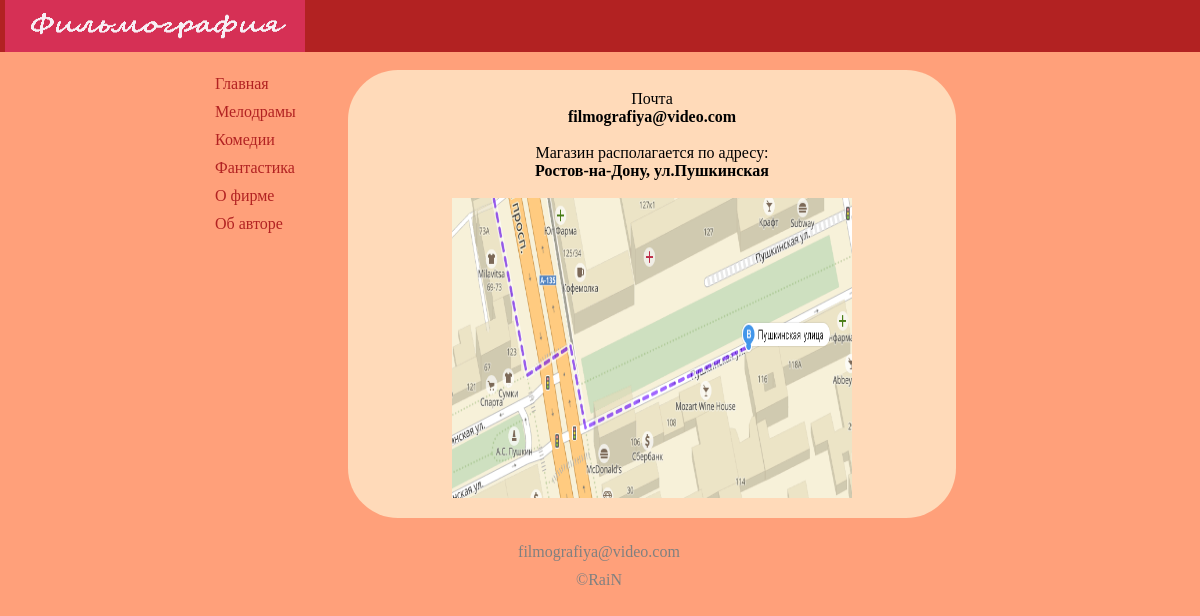
The page /?page=contacts on the database its author committed.
### tables this page shows
CREATE TABLE `pages` (
  `id` int(4) NOT NULL,
  `url` text NOT NULL,
  `title` text NOT NULL,
  `template` text NOT NULL,
  `content` text NOT NULL
);

CREATE TABLE `menu` (
  `id` int(4) NOT NULL,
  `link` text NOT NULL,
  `text` text NOT NULL
);

CREATE TABLE `templates` (
  `id` int(4) NOT NULL,
  `name` text NOT NULL,
  `structure` text NOT NULL,
  `body` text NOT NULL,
  `head_tags` text NOT NULL,
  `main` text NOT NULL,
  `head` text NOT NULL,
  `menu` text NOT NULL,
  `menu_item` text NOT NULL,
  `content` text NOT NULL,
  `item` text NOT NULL,
  `bottom` text NOT NULL
);

### scripts/functions.php (called while the page is built, shortened)
<?php
function getResult($query)
{
    $mysqli = new mysqli("localhost", "admin", "45654", "shop00");
    $mysqli->set_charset("utf8");
    $result = $mysqli->query($query);
    $result->data_seek(0);
    $row = $result->fetch_row();
    return $row[0];
}
function getResultItems($query)
{
    $mysqli = new mysqli("localhost", "admin", "45654", "shop00");
    $mysqli->set_charset("utf8");
    $result = $mysqli->query($query);
    return $result;
}
function getItemsMenu($template)
{
    $result = "";
    $teml_item = getResult("SELECT menu_item FROM `templates` WHERE `name`='" . $template . "'");
    $listAllItems = getResultItems("SELECT * FROM `menu`");
    for ($i = 0; $i < $listAllItems->num_rows; $i++) {
        $result = $result . $teml_item;
        $listAllItems->data_seek($i);
        $itemInfo = $listAllItems->fetch_row();
        $result = str_replace("[MENU_LINK]", $itemInfo[1], $result);
        $result = str_replace("[MENU_TEXT]", $itemInfo[2], $result);
    }
    return $result;
}

### index.php (called while the page is built)
<?php
include 'scripts/templater.php'
?>

### scripts/templater.php (the view, shortened to what this page needs)
<?php
include "functions.php";
if (empty($_GET))
    $page = "index";
else
    $page = $_GET["page"];
$template = getResult("SELECT template FROM `pages` WHERE `url`='" . $page . "'");
if (stristr($template, "admin")) {
    if (checkLogPassCookie()) {
        $structure = getResult("SELECT structure FROM `templates` WHERE `name`='" . $template . "'");
    } else {
        $structure = "Неправильный пароль";
        header('Location: http://localhost/shop/?page=auth');
    }
} else {
    $structure = getResult("SELECT structure FROM `templates` WHERE `name`='" . $template . "'");
}
$menuItems = getItemsMenu($template);
for ($i = 0; $i < 8; $i++) {
    $structure = str_replace("[HEAD_TAGS]", getResult("SELECT head_tags FROM `templates` WHERE `name`='" . $template . "'"), $structure);
    $structure = str_replace("[BODY]", getResult("SELECT body FROM `templates` WHERE `name`='" . $template . "'"), $structure);
    $structure = str_replace("[HEAD]", getResult("SELECT head FROM `templates` WHERE `name`='" . $template . "'"), $structure);
    $structure = str_replace("[MAIN]", getResult("SELECT main FROM `templates` WHERE `name`='" . $template . "'"), $structure);
    $structure = str_replace("[MENU]", getResult("SELECT menu FROM `templates` WHERE `name`='" . $template . "'"), $structure);
    $structure = str_replace("[CONTENT]", getResult("SELECT content FROM `templates` WHERE `name`='" . $template . "'"), $structure);
    $structure = str_replace("[BOTTOM]", getResult("SELECT bottom FROM `templates` WHERE `name`='" . $template . "'"), $structure);
    if ($_GET["page"] != "item")
        $structure = str_replace("[TEXT_CONTENT]", getResult("SELECT content FROM `pages` WHERE `url`='" . $page . "'"), $structure);
    else {
        $structure = str_replace("[TEXT_CONTENT]", getFullInfoItem(), $structure);
    }
    $structure = str_replace("[NAME_PAGE]", getResult("SELECT title FROM `pages` WHERE `url`='" . $page . "'"), $structure);
    $structure = str_replace("[MENU_ITEMS]", $menuItems, $structure);
}
echo $structure;

### mainer.css (style rules this page uses)
.main_style { background-color: #FFA07A; }
.main { width: 800px; margin: 60px auto 0 auto; }
.head_bg { width: 102%; height: 60px; float: left; margin: -68px 0 0 -8px; background-color: #B22222; position: fixed; }
.head_logo { width: 200px; float: left; margin: 0 0 0 5px; }
.menu { width: 128px; float: left; margin: 10px 0 0 0; }
.menu_item { width: 113px; padding: 5px 0 5px 15px; color: #B22222; border-radius: 5px; font-size: 12pt; }
.body_style { width: 608px; padding: 0 20px 0 20px; float: left; }
.body_item { background-color: #FFDAB9; padding: 20px; margin: 10px 0 10px 0; width: 568px; border-radius: 50px; float: left; }
.body_item_simple { text-align: center; height: auto; }
.bottom { width: 768px; padding: 15px; height: 30px; float: left; color: grey; text-align: center; }
.links { border-bottom: dotted 1px; text-decoration: none; color:black; }
.link_mail { text-decoration: none; color: grey; }
.copyright { margin: 10px 0 0 0; }

### rows shown on the page
pages: template+title+content (picture), structure "Главная Мелодрамы Комедии Фантастика О фирме Об авторе Почта filmografiya@video.com Магазин располагается по адресу: Ростов-на-Дону, ул.Пушкинская filmografiya@video.com ©RaiN"
